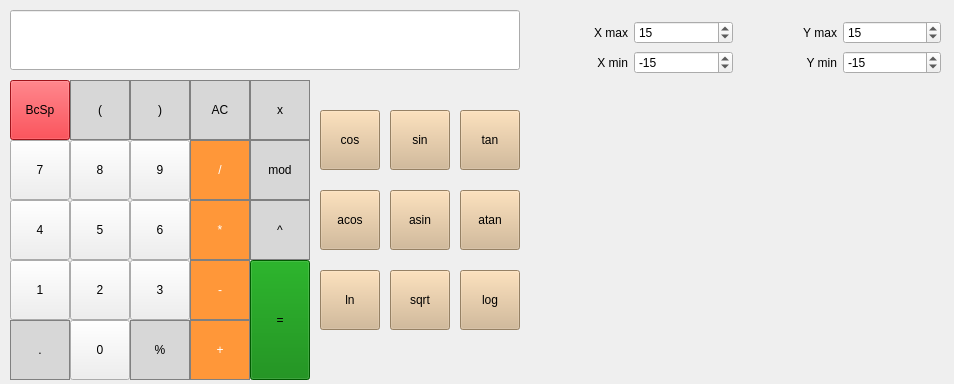
<?xml version="1.0" encoding="UTF-8"?>
<ui version="4.0">
 <class>MainWindow</class>
 <widget class="QMainWindow" name="MainWindow">
  <property name="geometry">
   <rect>
    <x>0</x>
    <y>0</y>
    <width>954</width>
    <height>384</height>
   </rect>
  </property>
  <property name="windowTitle">
   <string>SmartCalc_v2.0</string>
  </property>
  <widget class="QWidget" name="centralwidget">
   <property name="enabled">
    <bool>true</bool>
   </property>
   <widget class="QPushButton" name="pushButton_clear">
    <property name="geometry">
     <rect>
      <x>190</x>
      <y>80</y>
      <width>60</width>
      <height>60</height>
     </rect>
    </property>
    <property name="styleSheet">
     <string notr="true">QPushButton {
  background-color: rgb(215, 215, 215);
  border: 1px solid gray;
}
QPushButton:pressed {
    background-color: qlineargradient(x1: 0, y1: 0, x2: 0, y2: 1,
                                      stop: 0 #BEBEBE, stop: 1 #D7D7D7);
}</string>
    </property>
    <property name="text">
     <string>AC</string>
    </property>
   </widget>
   <widget class="QPushButton" name="pushButton_percent">
    <property name="geometry">
     <rect>
      <x>130</x>
      <y>320</y>
      <width>60</width>
      <height>60</height>
     </rect>
    </property>
    <property name="styleSheet">
     <string notr="true">QPushButton {
  background-color: rgb(215, 215, 215);
  border: 1px solid gray;
}
QPushButton:pressed {
    background-color: qlineargradient(x1: 0, y1: 0, x2: 0, y2: 1,
                                      stop: 0 #BEBEBE, stop: 1 #D7D7D7);
}</string>
    </property>
    <property name="text">
     <string>%</string>
    </property>
   </widget>
   <widget class="QPushButton" name="pushButton_div">
    <property name="geometry">
     <rect>
      <x>190</x>
      <y>140</y>
      <width>60</width>
      <height>60</height>
     </rect>
    </property>
    <property name="styleSheet">
     <string notr="true">QPushButton {
  background-color: rgb(255, 151, 57);
  color: white; 
  border: 1px solid gray;
}

QPushButton:pressed {
    background-color: qlineargradient(x1: 0, y1: 0, x2: 0, y2: 1,
                                      stop: 0 #FF7832, stop: 1 #FF9739);
}</string>
    </property>
    <property name="text">
     <string>/</string>
    </property>
   </widget>
   <widget class="QPushButton" name="pushButton_mult">
    <property name="geometry">
     <rect>
      <x>190</x>
      <y>200</y>
      <width>60</width>
      <height>60</height>
     </rect>
    </property>
    <property name="styleSheet">
     <string notr="true">QPushButton {
  background-color: rgb(255, 151, 57);
  color: white; 
  border: 1px solid gray;
}

QPushButton:pressed {
    background-color: qlineargradient(x1: 0, y1: 0, x2: 0, y2: 1,
                                      stop: 0 #FF7832, stop: 1 #FF9739);
}</string>
    </property>
    <property name="text">
     <string>*</string>
    </property>
   </widget>
   <widget class="QPushButton" name="pushButton_7">
    <property name="geometry">
     <rect>
      <x>10</x>
      <y>140</y>
      <width>60</width>
      <height>60</height>
     </rect>
    </property>
    <property name="styleSheet">
     <string notr="true">Lavender</string>
    </property>
    <property name="text">
     <string>7</string>
    </property>
   </widget>
   <widget class="QPushButton" name="pushButton_9">
    <property name="geometry">
     <rect>
      <x>130</x>
      <y>140</y>
      <width>60</width>
      <height>60</height>
     </rect>
    </property>
    <property name="styleSheet">
     <string notr="true">Lavender</string>
    </property>
    <property name="text">
     <string>9</string>
    </property>
   </widget>
   <widget class="QPushButton" name="pushButton_8">
    <property name="geometry">
     <rect>
      <x>70</x>
      <y>140</y>
      <width>60</width>
      <height>60</height>
     </rect>
    </property>
    <property name="styleSheet">
     <string notr="true">Lavender</string>
    </property>
    <property name="text">
     <string>8</string>
    </property>
   </widget>
   <widget class="QPushButton" name="pushButton_5">
    <property name="geometry">
     <rect>
      <x>70</x>
      <y>200</y>
      <width>60</width>
      <height>60</height>
     </rect>
    </property>
    <property name="styleSheet">
     <string notr="true">Lavender</string>
    </property>
    <property name="text">
     <string>5</string>
    </property>
   </widget>
   <widget class="QPushButton" name="pushButton_4">
    <property name="geometry">
     <rect>
      <x>10</x>
      <y>200</y>
      <width>60</width>
      <height>60</height>
     </rect>
    </property>
    <property name="styleSheet">
     <string notr="true">Lavender</string>
    </property>
    <property name="text">
     <string>4</string>
    </property>
   </widget>
   <widget class="QPushButton" name="pushButton_sub">
    <property name="geometry">
     <rect>
      <x>190</x>
      <y>260</y>
      <width>60</width>
      <height>60</height>
     </rect>
    </property>
    <property name="styleSheet">
     <string notr="true">QPushButton {
  background-color: rgb(255, 151, 57);
  color: white; 
  border: 1px solid gray;
}

QPushButton:pressed {
    background-color: qlineargradient(x1: 0, y1: 0, x2: 0, y2: 1,
                                      stop: 0 #FF7832, stop: 1 #FF9739);
}</string>
    </property>
    <property name="text">
     <string>-</string>
    </property>
   </widget>
   <widget class="QPushButton" name="pushButton_6">
    <property name="geometry">
     <rect>
      <x>130</x>
      <y>200</y>
      <width>60</width>
      <height>60</height>
     </rect>
    </property>
    <property name="styleSheet">
     <string notr="true">Lavender</string>
    </property>
    <property name="text">
     <string>6</string>
    </property>
   </widget>
   <widget class="QPushButton" name="pushButton_3">
    <property name="geometry">
     <rect>
      <x>130</x>
      <y>260</y>
      <width>60</width>
      <height>60</height>
     </rect>
    </property>
    <property name="styleSheet">
     <string notr="true">Lavender</string>
    </property>
    <property name="text">
     <string>3</string>
    </property>
   </widget>
   <widget class="QPushButton" name="pushButton_2">
    <property name="geometry">
     <rect>
      <x>70</x>
      <y>260</y>
      <width>60</width>
      <height>60</height>
     </rect>
    </property>
    <property name="styleSheet">
     <string notr="true">Lavender</string>
    </property>
    <property name="text">
     <string>2</string>
    </property>
   </widget>
   <widget class="QPushButton" name="pushButton_sum">
    <property name="geometry">
     <rect>
      <x>190</x>
      <y>320</y>
      <width>60</width>
      <height>60</height>
     </rect>
    </property>
    <property name="styleSheet">
     <string notr="true">QPushButton {
  background-color: rgb(255, 151, 57);
  color: white; 
  border: 1px solid gray;
}

QPushButton:pressed {
    background-color: qlineargradient(x1: 0, y1: 0, x2: 0, y2: 1,
                                      stop: 0 #FF7832, stop: 1 #FF9739);
}</string>
    </property>
    <property name="text">
     <string>+</string>
    </property>
   </widget>
   <widget class="QPushButton" name="pushButton_1">
    <property name="geometry">
     <rect>
      <x>10</x>
      <y>260</y>
      <width>60</width>
      <height>60</height>
     </rect>
    </property>
    <property name="styleSheet">
     <string notr="true">Lavender</string>
    </property>
    <property name="text">
     <string>1</string>
    </property>
   </widget>
   <widget class="QPushButton" name="pushButton_0">
    <property name="geometry">
     <rect>
      <x>70</x>
      <y>320</y>
      <width>60</width>
      <height>60</height>
     </rect>
    </property>
    <property name="styleSheet">
     <string notr="true">Lavender</string>
    </property>
    <property name="text">
     <string>0</string>
    </property>
   </widget>
   <widget class="QPushButton" name="pushButton_point">
    <property name="geometry">
     <rect>
      <x>10</x>
      <y>320</y>
      <width>60</width>
      <height>60</height>
     </rect>
    </property>
    <property name="styleSheet">
     <string notr="true">QPushButton {
  background-color: rgb(215, 215, 215);
  border: 1px solid gray;
}
QPushButton:pressed {
    background-color: qlineargradient(x1: 0, y1: 0, x2: 0, y2: 1,
                                      stop: 0 #BEBEBE, stop: 1 #D7D7D7);
}</string>
    </property>
    <property name="text">
     <string>.</string>
    </property>
   </widget>
   <widget class="QPushButton" name="pushButton_equally">
    <property name="geometry">
     <rect>
      <x>250</x>
      <y>260</y>
      <width>60</width>
      <height>120</height>
     </rect>
    </property>
    <property name="styleSheet">
     <string notr="true">background-color: green;</string>
    </property>
    <property name="text">
     <string>=</string>
    </property>
   </widget>
   <widget class="QPushButton" name="pushButton_bcsp">
    <property name="geometry">
     <rect>
      <x>10</x>
      <y>80</y>
      <width>60</width>
      <height>60</height>
     </rect>
    </property>
    <property name="styleSheet">
     <string notr="true">background-color: rgb(224, 27, 36)</string>
    </property>
    <property name="text">
     <string>BcSp</string>
    </property>
   </widget>
   <widget class="QPushButton" name="pushButton_ob">
    <property name="geometry">
     <rect>
      <x>70</x>
      <y>80</y>
      <width>60</width>
      <height>60</height>
     </rect>
    </property>
    <property name="styleSheet">
     <string notr="true">QPushButton {
  background-color: rgb(215, 215, 215);
  border: 1px solid gray;
}
QPushButton:pressed {
    background-color: qlineargradient(x1: 0, y1: 0, x2: 0, y2: 1,
                                      stop: 0 #BEBEBE, stop: 1 #D7D7D7);
}</string>
    </property>
    <property name="text">
     <string>(</string>
    </property>
   </widget>
   <widget class="QPushButton" name="pushButton_cb">
    <property name="geometry">
     <rect>
      <x>130</x>
      <y>80</y>
      <width>60</width>
      <height>60</height>
     </rect>
    </property>
    <property name="styleSheet">
     <string notr="true">QPushButton {
  background-color: rgb(215, 215, 215);
  border: 1px solid gray;
}
QPushButton:pressed {
    background-color: qlineargradient(x1: 0, y1: 0, x2: 0, y2: 1,
                                      stop: 0 #BEBEBE, stop: 1 #D7D7D7);
}</string>
    </property>
    <property name="text">
     <string>)</string>
    </property>
   </widget>
   <widget class="QPushButton" name="pushButton_mod">
    <property name="geometry">
     <rect>
      <x>250</x>
      <y>140</y>
      <width>60</width>
      <height>60</height>
     </rect>
    </property>
    <property name="styleSheet">
     <string notr="true">QPushButton {
  background-color: rgb(215, 215, 215);
  border: 1px solid gray;
}
QPushButton:pressed {
    background-color: qlineargradient(x1: 0, y1: 0, x2: 0, y2: 1,
                                      stop: 0 #BEBEBE, stop: 1 #D7D7D7);
}</string>
    </property>
    <property name="text">
     <string>mod</string>
    </property>
   </widget>
   <widget class="QPushButton" name="pushButton_cos">
    <property name="geometry">
     <rect>
      <x>320</x>
      <y>110</y>
      <width>60</width>
      <height>60</height>
     </rect>
    </property>
    <property name="styleSheet">
     <string notr="true">background-color: Tan;</string>
    </property>
    <property name="text">
     <string>cos</string>
    </property>
   </widget>
   <widget class="QPushButton" name="pushButton_sin">
    <property name="geometry">
     <rect>
      <x>390</x>
      <y>110</y>
      <width>60</width>
      <height>60</height>
     </rect>
    </property>
    <property name="styleSheet">
     <string notr="true">background-color: Tan;</string>
    </property>
    <property name="text">
     <string>sin</string>
    </property>
   </widget>
   <widget class="QPushButton" name="pushButton_tan">
    <property name="geometry">
     <rect>
      <x>460</x>
      <y>110</y>
      <width>60</width>
      <height>60</height>
     </rect>
    </property>
    <property name="styleSheet">
     <string notr="true">background-color: Tan;</string>
    </property>
    <property name="text">
     <string>tan</string>
    </property>
   </widget>
   <widget class="QPushButton" name="pushButton_atan">
    <property name="geometry">
     <rect>
      <x>460</x>
      <y>190</y>
      <width>60</width>
      <height>60</height>
     </rect>
    </property>
    <property name="styleSheet">
     <string notr="true">background-color: Tan;</string>
    </property>
    <property name="text">
     <string>atan</string>
    </property>
   </widget>
   <widget class="QPushButton" name="pushButton_asin">
    <property name="geometry">
     <rect>
      <x>390</x>
      <y>190</y>
      <width>60</width>
      <height>60</height>
     </rect>
    </property>
    <property name="styleSheet">
     <string notr="true">background-color: Tan;</string>
    </property>
    <property name="text">
     <string>asin</string>
    </property>
   </widget>
   <widget class="QPushButton" name="pushButton_acos">
    <property name="geometry">
     <rect>
      <x>320</x>
      <y>190</y>
      <width>60</width>
      <height>60</height>
     </rect>
    </property>
    <property name="styleSheet">
     <string notr="true">background-color: Tan;</string>
    </property>
    <property name="text">
     <string>acos</string>
    </property>
   </widget>
   <widget class="QPushButton" name="pushButton_ln">
    <property name="geometry">
     <rect>
      <x>320</x>
      <y>270</y>
      <width>60</width>
      <height>60</height>
     </rect>
    </property>
    <property name="styleSheet">
     <string notr="true">background-color: Tan;</string>
    </property>
    <property name="text">
     <string>ln</string>
    </property>
   </widget>
   <widget class="QPushButton" name="pushButton_sqrt">
    <property name="geometry">
     <rect>
      <x>390</x>
      <y>270</y>
      <width>60</width>
      <height>60</height>
     </rect>
    </property>
    <property name="styleSheet">
     <string notr="true">background-color: Tan;</string>
    </property>
    <property name="text">
     <string>sqrt</string>
    </property>
   </widget>
   <widget class="QPushButton" name="pushButton_log">
    <property name="geometry">
     <rect>
      <x>460</x>
      <y>270</y>
      <width>60</width>
      <height>60</height>
     </rect>
    </property>
    <property name="styleSheet">
     <string notr="true">background-color: Tan;</string>
    </property>
    <property name="text">
     <string>log</string>
    </property>
   </widget>
   <widget class="QLineEdit" name="result_show">
    <property name="geometry">
     <rect>
      <x>10</x>
      <y>10</y>
      <width>510</width>
      <height>60</height>
     </rect>
    </property>
    <property name="font">
     <font>
      <pointsize>20</pointsize>
     </font>
    </property>
    <property name="layoutDirection">
     <enum>Qt::LeftToRight</enum>
    </property>
    <property name="autoFillBackground">
     <bool>false</bool>
    </property>
    <property name="text">
     <string/>
    </property>
    <property name="maxLength">
     <number>255</number>
    </property>
    <property name="alignment">
     <set>Qt::AlignRight|Qt::AlignTrailing|Qt::AlignVCenter</set>
    </property>
   </widget>
   <widget class="QPushButton" name="pushButton_pow">
    <property name="geometry">
     <rect>
      <x>250</x>
      <y>200</y>
      <width>60</width>
      <height>60</height>
     </rect>
    </property>
    <property name="styleSheet">
     <string notr="true">QPushButton {
  background-color: rgb(215, 215, 215);
  border: 1px solid gray;
}
QPushButton:pressed {
    background-color: qlineargradient(x1: 0, y1: 0, x2: 0, y2: 1,
                                      stop: 0 #BEBEBE, stop: 1 #D7D7D7);
}</string>
    </property>
    <property name="text">
     <string>^</string>
    </property>
   </widget>
   <widget class="QPushButton" name="pushButton_x">
    <property name="geometry">
     <rect>
      <x>250</x>
      <y>80</y>
      <width>60</width>
      <height>60</height>
     </rect>
    </property>
    <property name="styleSheet">
     <string notr="true">QPushButton {
  background-color: rgb(215, 215, 215);
  border: 1px solid gray;
}
QPushButton:pressed {
    background-color: qlineargradient(x1: 0, y1: 0, x2: 0, y2: 1,
                                      stop: 0 #BEBEBE, stop: 1 #D7D7D7);
}</string>
    </property>
    <property name="text">
     <string>x</string>
    </property>
   </widget>
   <widget class="QCustomPlot" name="widget" native="true">
    <property name="geometry">
     <rect>
      <x>530</x>
      <y>90</y>
      <width>421</width>
      <height>291</height>
     </rect>
    </property>
   </widget>
   <widget class="QWidget" name="horizontalLayoutWidget">
    <property name="geometry">
     <rect>
      <x>530</x>
      <y>20</y>
      <width>411</width>
      <height>25</height>
     </rect>
    </property>
    <layout class="QHBoxLayout" name="horizontalLayout">
     <item>
      <widget class="QLabel" name="label_Xmax">
       <property name="text">
        <string>X max</string>
       </property>
       <property name="alignment">
        <set>Qt::AlignRight|Qt::AlignTrailing|Qt::AlignVCenter</set>
       </property>
      </widget>
     </item>
     <item>
      <widget class="QSpinBox" name="spinBox_Xmax">
       <property name="maximum">
        <number>100</number>
       </property>
       <property name="value">
        <number>15</number>
       </property>
      </widget>
     </item>
     <item>
      <widget class="QLabel" name="label_Ymax">
       <property name="text">
        <string>Y max</string>
       </property>
       <property name="alignment">
        <set>Qt::AlignRight|Qt::AlignTrailing|Qt::AlignVCenter</set>
       </property>
      </widget>
     </item>
     <item>
      <widget class="QSpinBox" name="spinBox_Ymax">
       <property name="maximum">
        <number>100</number>
       </property>
       <property name="value">
        <number>15</number>
       </property>
      </widget>
     </item>
    </layout>
   </widget>
   <widget class="QWidget" name="horizontalLayoutWidget_2">
    <property name="geometry">
     <rect>
      <x>530</x>
      <y>50</y>
      <width>411</width>
      <height>25</height>
     </rect>
    </property>
    <layout class="QHBoxLayout" name="horizontalLayout_2">
     <item>
      <widget class="QLabel" name="label_Xmin">
       <property name="text">
        <string>X min</string>
       </property>
       <property name="alignment">
        <set>Qt::AlignRight|Qt::AlignTrailing|Qt::AlignVCenter</set>
       </property>
      </widget>
     </item>
     <item>
      <widget class="QSpinBox" name="spinBox_Xmin">
       <property name="minimum">
        <number>-100</number>
       </property>
       <property name="maximum">
        <number>0</number>
       </property>
       <property name="value">
        <number>-15</number>
       </property>
      </widget>
     </item>
     <item>
      <widget class="QLabel" name="label_Ymin">
       <property name="text">
        <string>Y min</string>
       </property>
       <property name="alignment">
        <set>Qt::AlignRight|Qt::AlignTrailing|Qt::AlignVCenter</set>
       </property>
      </widget>
     </item>
     <item>
      <widget class="QSpinBox" name="spinBox_Ymin">
       <property name="minimum">
        <number>-100</number>
       </property>
       <property name="maximum">
        <number>0</number>
       </property>
       <property name="value">
        <number>-15</number>
       </property>
      </widget>
     </item>
    </layout>
   </widget>
  </widget>
 </widget>
 <customwidgets>
  <customwidget>
   <class>QCustomPlot</class>
   <extends>QWidget</extends>
   <header>qcustomplot.h</header>
   <container>1</container>
  </customwidget>
 </customwidgets>
 <resources/>
 <connections/>
</ui>
